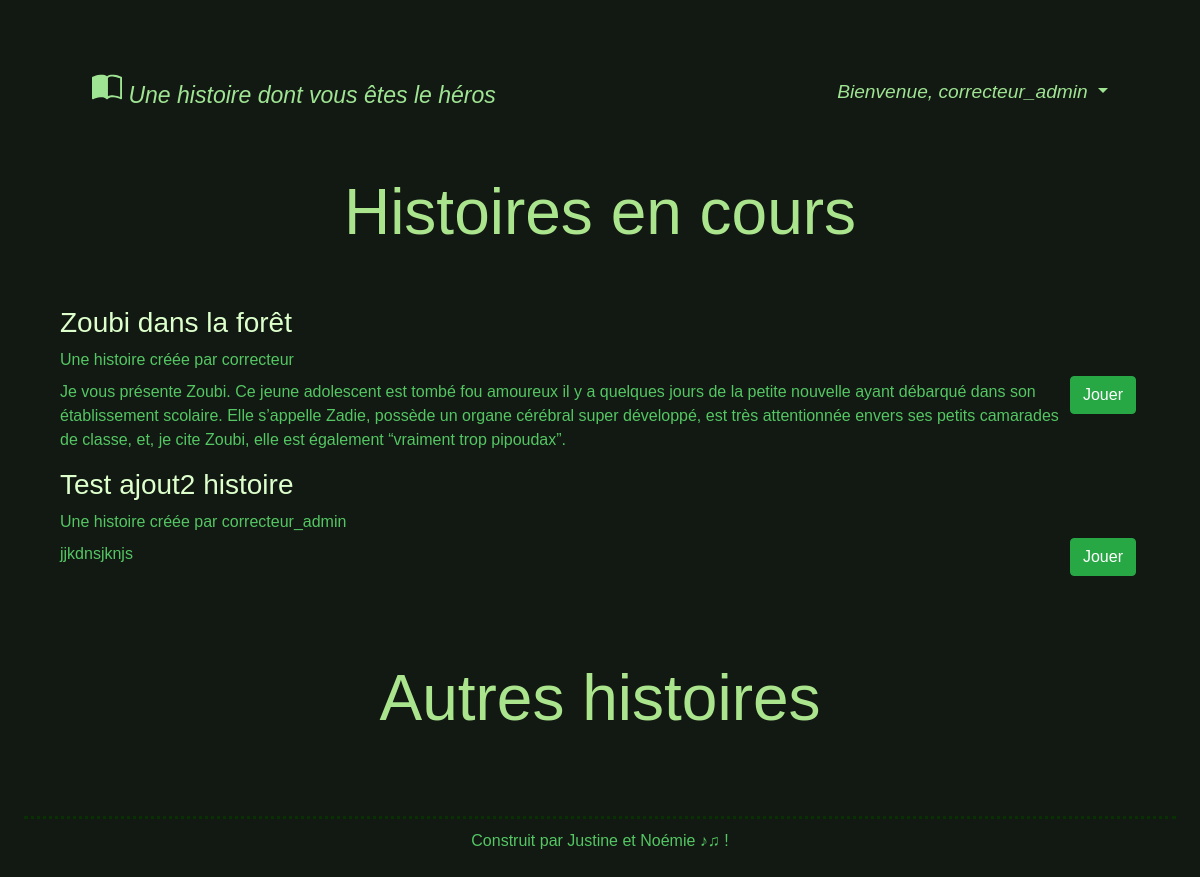
/php/index.php (signed in), run on an earlier commit of the app's database.
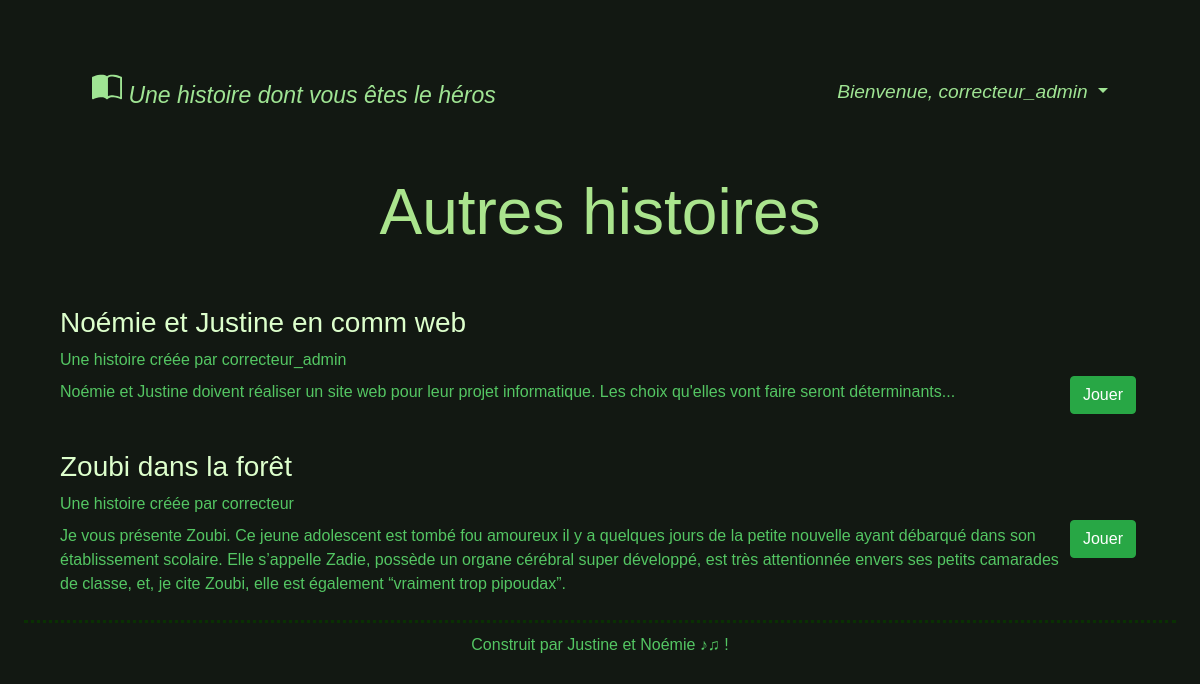
And on a later commit of the database.
### tables this page shows
CREATE TABLE `hist_jouee` (
  `id_hist` int(11) NOT NULL,
  `id_user` int(11) NOT NULL,
  `choix_eff` varchar(20) NOT NULL,
  `nb_pts_vie` int(11) NOT NULL,
  `choix` varchar(200) NOT NULL DEFAULT ' '
);

CREATE TABLE `histoire` (
  `id_hist` int(11) NOT NULL,
  `nom_hist` varchar(70) NOT NULL,
  `illustration` varchar(50) NOT NULL,
  `synopsis` varchar(2000) NOT NULL,
  `id_createur` int(11) NOT NULL,
  `nb_fois_jouee` int(11) DEFAULT 0,
  `nb_reussites` int(11) DEFAULT 0,
  `nb_morts` int(11) DEFAULT 0,
  `cache` int(1) NOT NULL DEFAULT 0
);

CREATE TABLE `user` (
  `id_user` int(50) NOT NULL,
  `est_admin` int(1) NOT NULL,
  `pseudo` varchar(50) NOT NULL,
  `mdp` varchar(100) NOT NULL
);

### php/requetes.php (called while the page is built, shortened)
<?php
  function afficherHistoireEnCours($BDD, $idUser){
    $res = $BDD->prepare("SELECT * FROM hist_jouee WHERE id_user = :idUser");
    $res->execute(array(
      'idUser' => $idUser
    ));
    return $res->fetchAll();
  }
  function afficherInfosHistoire($BDD, $idHist){
    $res = $BDD->prepare("SELECT * FROM histoire WHERE id_hist = :idHist");
    $res->execute(array(
      'idHist' => $idHist
    ));
    return $res->fetch();
  }
  function afficherPseudoUser($BDD, $idCrea){
    $res = $BDD->prepare("SELECT pseudo FROM user WHERE id_user = :idCrea");
    $res->execute(array(
      'idCrea' => (int) $idCrea
    ));
    $tab = $res->fetch();
    return $tab['pseudo'];
  }
  function afficherHistoires($BDD){
    $res = $BDD->query("SELECT * FROM histoire ORDER BY nom_hist");
    return $res->fetchAll();
  }
?>

### php/templatesHTML/affichageHistoire.php (the view, shortened to what this page needs)
<div class="container mb-3">
  <div class="align-items-end">
    <h3><?php echo $infosHist['nom_hist']; ?></h3>
    <div id="nomCreateur">Une histoire créée par <?= $pseudoCreateur; ?> </div>
  </div>
  <div class="d-flex flex-row justify-content-between">
    <div class="pt-2"><?= $infosHist['synopsis'] ?></div>
    <div class="form-group">
      <div>
        <a class="btn btn-default btn-success m-1" href="<?= $demarrage ?>">Jouer</a>
      </div>
    </div>
  </div>
</div>

### php/index.php (shortened to what this page needs)
<?php
require_once 'connect.php';
require_once 'requetes.php';
unset($_SESSION['id_hist']);?>
<!doctype html>
<html>
<?php include 'templatesHTML/head.php'; ?>
<body>
  <div class="container">
    <?php
    include 'templatesHTML/navbar.php';
    if ($BDD) {
      $tabHistJouee = array();
      $demarrage = "connexion.php";
      if (isset($_SESSION['id_user'])) {
        $i = 0;
        $tabHistEnCours = afficherHistoireEnCours($BDD, $_SESSION['id_user']);
        foreach ($tabHistEnCours as $histoire) {
          if ($i == 0) { ?>
            <div class="row align-items-end">
              <h2 class="col p-5">Histoires en cours</h2>
            </div>
          <?php
            $i++;
          }
          $demarrage = "jeu.php?id={$histoire['id_hist']}";
          array_push($tabHistJouee, $histoire['id_hist']);
          $infosHist = afficherInfosHistoire($BDD, (int) $histoire['id_hist']);
          $pseudoCreateur = afficherPseudoUser($BDD, $infosHist['id_createur']);
          if ($infosHist['cache'] != 1) {
            include 'templatesHTML/affichageHistoire.php';
          }
        }
      } ?>
      <div class="row align-items-end">
        <?php if (isset($_SESSION['login'])) { ?>
          <h2 class="col p-5">Autres histoires</h2>
        <?php } else { ?>
          <h2 class="col p-5 ">Histoires</h2>
        <?php } ?>
      </div>
    <?php
      $tabHistoires = afficherHistoires($BDD);
      foreach ($tabHistoires as $infosHist) {
        $pseudoCreateur = afficherPseudoUser($BDD, $infosHist['id_createur']);
        if (isset($_SESSION['login'])) {
          $demarrage = "jeu.php?id={$infosHist['id_hist']}";
        }
        if (!in_array($infosHist['id_hist'], $tabHistJouee)) {
          if ($infosHist['cache'] != 1) {
            include 'templatesHTML/affichageHistoire.php';
          }
        }
      }
    } ?>
  </div>
  <?php include 'templatesHTML/footer.php'; ?>
</body>
</html>

### php/templatesHTML/head.php (shortened to what this page needs)
<head>
  <link href="../lib/bootstrap/css/bootstrap.min.css" rel="stylesheet">
  <link href="../css/style.css" rel="stylesheet">
</head>

### php/templatesHTML/navbar.php (shortened to what this page needs)
<nav class="navbar  navbar-fixed-top" role="navigation">
  <div class="container">
    <div class="navbar-header">
      <a class="navbar-brand" href="../index.php"><i class="bi bi-book-half navbar-brand"></i> Une histoire dont vous êtes le héros</a>
    </div>
    <div class="dropdown">
      <a class="nav-link dropdown-toggle" href="#" role="button" data-toggle="dropdown" aria-haspopup="true" aria-expanded="false">
        <?php if (isset($_SESSION['login'])) {
          echo "Bienvenue, " . $_SESSION['login'];
        } else {
          echo "Non connecté";
        } ?> </a>
    </div>
  </div>
</nav>

### php/templatesHTML/footer.php
<footer class="footer m-4">
  Construit par Justine et Noémie ♪♫ !
</footer>

### css/style.css (style rules this page uses)
body { padding-top: 60px; }
.footer { border-top: 3px dotted rgb(9, 48, 2); padding-top: 10px; margin-bottom: 10px; text-align: center; }
.navbar { background-color: rgb(18, 24, 18); color: rgb(170, 228, 141); font-style: italic; text-align: center; font-size: 120%; }
.navbar-brand { font-size: 120%; }
a { color: rgb(159, 228, 147); text-align: center; }
h2 { color: rgb(170, 228, 141); font-style: bold; text-align: center; font-size: 400%; }
h3 { color: rgb(221, 255, 204); }
body { background-color: rgb(18, 24, 18); font-family: "Lucida Sans", "Lucida Sans Regular", "Lucida Grande", "Lucida Sans Unicode", Geneva, Verdana, sans-serif; color: rgb(84, 198, 99); }

What changed in the data, as far as the page shows it:
removed hist_jouee: shows "Histoires en cours", id_hist.nom_hist "Zoubi dans la forêt", id_hist.pseudo "correcteur", id_hist.synopsis "Je vous présente Zoubi. Ce jeune adolescent est tombé fou amoureux il y a quelques jours de la petite nouvelle ayant débarqué dans son établissement scolaire. Elle s’appelle Zadie, possède un organe cérébral super développé, est très attentionnée envers ses petits camarades de classe, et, je cite Zoubi, elle est également “vraiment trop pipoudax”."
removed hist_jouee: id_hist.nom_hist "Test ajout2 histoire", id_hist.pseudo "correcteur_admin", id_hist.synopsis "jjkdnsjknjs"
added histoire: nom_hist "Noémie et Justine en comm web", id_createur.pseudo "correcteur_admin", synopsis "Noémie et Justine doivent réaliser un site web pour leur projet informatique. Les choix qu'elles vont faire seront déterminants..."
now on this page (row edited): histoire: nom_hist "Zoubi dans la forêt", id_createur.pseudo "correcteur", synopsis "Je vous présente Zoubi. Ce jeune adolescent est tombé fou amoureux il y a quelques jours de la petite nouvelle ayant débarqué dans son établissement scolaire. Elle s’appelle Zadie, possède un organe cérébral super développé, est très attentionnée envers ses petits camarades de classe, et, je cite Zoubi, elle est également “vraiment trop pipoudax”."
